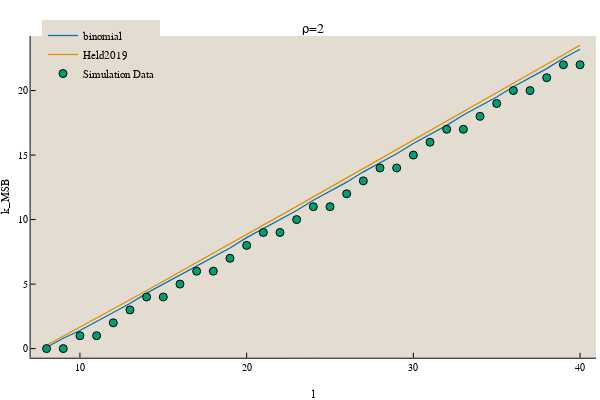

Notebook source saved alongside this figure:
### Code cell
k_max_smooth, k_msb, Load_smooth, Load_msb = theoretical_smooth(2)
plot(8:40, k_max_smooth/10, ylabel="k_MSB", xlabel="l", label="binomial", legend=:topleft, title="ρ=2", titlefontsize=10)
plot!(8:40, k_msb, label="Held2019")
scatter!(8:40, [get_max(df, l, 0) for l in 8:40]./ 2, label="Simulation Data")

### Figure 1 — Plotly figure (JSON) as saved in the notebook; plotly's stock layout.template omitted (floating-point values rounded to 4 significant figures)
{"data": [{"colorbar": {"title": ""}, "legendgroup": "binomial", "line": {"color": "rgba(1, 115, 178, 1.000)", "dash": "solid", "shape": "linear", "width": 1.25}, "mode": "lines", "name": "binomial", "showlegend": true, "type": "scatter", "x": [8, 9, 10, 11, 12, 13, 14, 15, 16, 17, 18, 19, 20, 21, 22, 23, 24, 25, 26, 27, 28, 29, 30, 31, 32, 33, 34, 35, 36, 37, 38, 39, 40], "xaxis": "x1", "y": [0.1, 0.8, 1.4, 2.1, 2.8, 3.5, 4.3, 5, 5.7, 6.4, 7.1, 7.8, 8.6, 9.3, 10, 10.7, 11.5, 12.2, 12.9, 13.7, 14.4, 15.1, 15.9, 16.6, 17.3, 18.1, 18.8, 19.5, 20.3, 21, 21.7, 22.5, 23.2], "yaxis": "y1", "zmax": null, "zmin": null}, {"colorbar": {"title": ""}, "legendgroup": "Held2019", "line": {"color": "rgba(222, 143, 5, 1.000)", "dash": "solid", "shape": "linear", "width": 1.25}, "mode": "lines", "name": "Held2019", "showlegend": true, "type": "scatter", "x": [8, 9, 10, 11, 12, 13, 14, 15, 16, 17, 18, 19, 20, 21, 22, 23, 24, 25, 26, 27, 28, 29, 30, 31, 32, 33, 34, 35, 36, 37, 38, 39, 40], "xaxis": "x1", "y": [0.2639, 0.9598, 1.661, 2.367, 3.077, 3.79, 4.506, 5.224, 5.944, 6.666, 7.39, 8.115, 8.841, 9.569, 10.3, 11.03, 11.76, 12.49, 13.22, 13.95, 14.69, 15.42, 16.15, 16.89, 17.62, 18.36, 19.1, 19.83, 20.57, 21.31, 22.04, 22.78, 23.52], "yaxis": "y1", "zmax": null, "zmin": null}, {"colorbar": {"title": ""}, "legendgroup": "Simulation Data", "marker": {"color": "rgba(2, 158, 115, 1.000)", "line": {"color": "rgba(0, 0, 0, 1.000)", "width": 1}, "size": 8, "symbol": "circle"}, "mode": "markers", "name": "Simulation Data", "showlegend": true, "type": "scatter", "x": [8, 9, 10, 11, 12, 13, 14, 15, 16, 17, 18, 19, 20, 21, 22, 23, 24, 25, 26, 27, 28, 29, 30, 31, 32, 33, 34, 35, 36, 37, 38, 39, 40], "xaxis": "x1", "y": [0, 0, 1, 1, 2, 3, 4, 4, 5, 6, 6, 7, 8, 9, 9, 10, 11, 11, 12, 13, 14, 14, 15, 16, 17, 17, 18, 19, 20, 20, 21, 22, 22], "yaxis": "y1", "zmax": null, "zmin": null}], "layout": {"annotations": [{"font": {"color": "rgba(0, 0, 0, 1.000)", "family": "Lucida Sans Unicode", "size": 14}, "rotation": 0, "showarrow": false, "text": "ρ=2", "x": 0.5222, "xanchor": "center", "xref": "paper", "y": 1, "yanchor": "top", "yref": "paper"}], "height": 400, "legend": {"bgcolor": "rgba(227, 220, 208, 1.000)", "bordercolor": "rgba(227, 220, 208, 1.000)", "borderwidth": 1, "font": {"color": "rgba(0, 0, 0, 1.000)", "family": "sans-serif", "size": 11}, "tracegroupgap": 0, "traceorder": "normal", "x": 0.07, "xanchor": "left", "y": 1, "yanchor": "top"}, "margin": {"b": 20, "l": 0, "r": 0, "t": 20}, "paper_bgcolor": "rgba(255, 255, 255, 1.000)", "plot_bgcolor": "rgba(227, 220, 208, 1.000)", "showlegend": true, "width": 600, "xaxis": {"anchor": "y1", "domain": [0.05101, 0.9934], "gridcolor": "rgba(255, 255, 255, 0.100)", "gridwidth": 0.5, "linecolor": "rgba(0, 0, 0, 1.000)", "mirror": false, "range": [7.04, 40.96], "showgrid": true, "showline": true, "showticklabels": true, "tickangle": 0, "tickcolor": "rgb(0, 0, 0)", "tickfont": {"color": "rgba(0, 0, 0, 1.000)", "family": "Lucida Sans Unicode", "size": 10}, "tickmode": "array", "ticks": "inside", "ticktext": ["10", "20", "30", "40"], "tickvals": [10, 20, 30, 40], "title": "l", "titlefont": {"color": "rgba(0, 0, 0, 1.000)", "family": "Lucida Sans Unicode", "size": 11}, "type": "-", "visible": true, "zeroline": false, "zerolinecolor": "rgba(0, 0, 0, 1.000)"}, "yaxis": {"anchor": "x1", "domain": [0.06193, 0.9554], "gridcolor": "rgba(255, 255, 255, 0.100)", "gridwidth": 0.5, "linecolor": "rgba(0, 0, 0, 1.000)", "mirror": false, "range": [-0.7056, 24.23], "showgrid": true, "showline": true, "showticklabels": true, "tickangle": 0, "tickcolor": "rgb(0, 0, 0)", "tickfont": {"color": "rgba(0, 0, 0, 1.000)", "family": "Lucida Sans Unicode", "size": 10}, "tickmode": "array", "ticks": "inside", "ticktext": ["0", "5", "10", "15", "20"], "tickvals": [0, 5, 10, 15, 20], "title": "k_MSB", "titlefont": {"color": "rgba(0, 0, 0, 1.000)", "family": "Lucida Sans Unicode", "size": 11}, "type": "-", "visible": true, "zeroline": false, "zerolinecolor": "rgba(0, 0, 0, 1.000)"}}}
